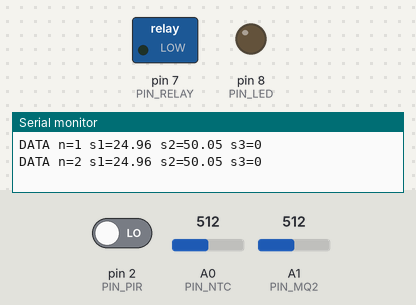
Simulated run of this sketch. Board: Arduino Uno, built with avr-gcc and run on an emulated ATmega328P. Shown: switched loads named in the sketch (green lamp = pin HIGH), output pins drawn as LEDs (lit = HIGH), the last lines printed to the serial monitor. The test bench sets the inputs (shaded band); at power-on: A0 (PIN_NTC) = 512, pin 2 (PIN_PIR) LOW, A1 (PIN_MQ2) = 512.

Above: at 6.8 s.
6.9 s: A0 (PIN_NTC) set to 482
At 9.3 s:
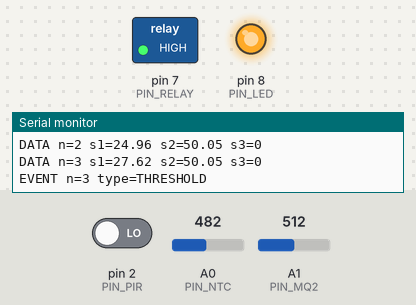
11.4 s: A0 (PIN_NTC) set to 511
At 12.8 s:
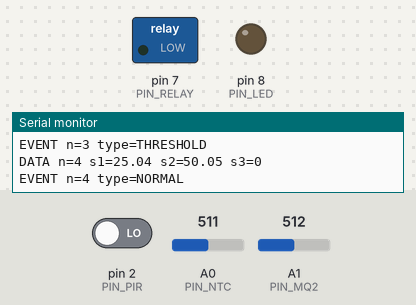
15.9 s: A0 (PIN_NTC) set to 306
At 18.5 s:
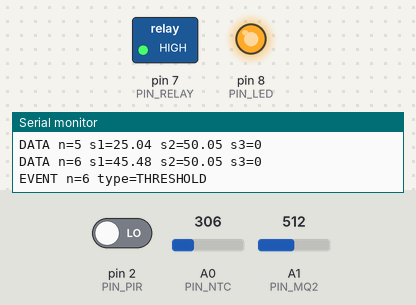
20.4 s: A0 (PIN_NTC) set to 716
At 22.0 s:
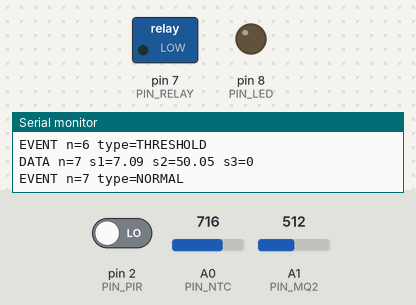
Timing chart, 0 to 23.5 s (numbered marks = the images above; inputs shaded):
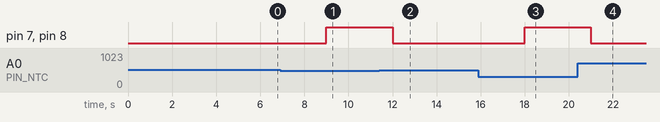

Measured:
- the behaviour switches between 489 and 488 on A0 (PIN_NTC) (found by bisection; images 0 and 1)
- after the input at 6.9 s, pin 7 (PIN_RELAY), pin 8 (PIN_LED): LOW → HIGH after 2.1 s
- after the input at 11.4 s, pin 7 (PIN_RELAY), pin 8 (PIN_LED): HIGH → LOW after 0.60 s
- after the input at 15.9 s, pin 7 (PIN_RELAY), pin 8 (PIN_LED): LOW → HIGH after 2.1 s
- after the input at 20.4 s, pin 7 (PIN_RELAY), pin 8 (PIN_LED): HIGH → LOW after 0.60 s

The sketch:

sketch.ino
```cpp
// Вариант 3: Серверная
// Датчики: NTC (температура 0-60 C) -> A0, MQ2 (дым 0-100 %) -> A1, PIR (присутствие) -> D2
// Исполнительное устройство: реле (вентилятор) -> D7, светодиод зелёный (150 Ом) -> D8
// Период опроса T = 3 с. Порог события: температура > 27 C

const unsigned long T_MS = 3000;     // период опроса, мс
const float BETA = 3950.0;           // коэффициент Beta NTC в Wokwi
const float SMOKE_MIN = 0.0;         // диапазон датчика 2, %
const float SMOKE_MAX = 100.0;
const float TEMP_THRESHOLD = 27.0;   // порог события, C

const uint8_t PIN_NTC   = A0;
const uint8_t PIN_MQ2   = A1;
const uint8_t PIN_PIR   = 2;
const uint8_t PIN_RELAY = 7;
const uint8_t PIN_LED   = 8;

unsigned long lastMs = 0;
unsigned long n = 0;
bool thresholdActive = false;

// Температура NTC из analogRead (формула Beta из документации Wokwi).
// У NTC в Wokwi значение analogRead падает при росте температуры.
float readTemperature() {
  int a = analogRead(PIN_NTC);
  if (a < 1) a = 1;
  if (a > 1022) a = 1022;
  return 1.0 / (log(1.0 / (1023.0 / a - 1.0)) / BETA + 1.0 / 298.15) - 273.15;
}

void setup() {
  Serial.begin(9600);
  pinMode(PIN_PIR, INPUT);
  pinMode(PIN_RELAY, OUTPUT);
  pinMode(PIN_LED, OUTPUT);
  digitalWrite(PIN_RELAY, LOW);
  digitalWrite(PIN_LED, LOW);
}

void loop() {
  unsigned long now = millis();
  if (now - lastMs < T_MS) return;
  lastMs += T_MS;
  n++;

  float s1 = readTemperature();
  // дым: значение = мин + (макс - мин) * analogRead / 1023
  float s2 = SMOKE_MIN + (SMOKE_MAX - SMOKE_MIN) * analogRead(PIN_MQ2) / 1023.0;
  int   s3 = digitalRead(PIN_PIR);

  Serial.print("DATA n=");  Serial.print(n);
  Serial.print(" s1=");     Serial.print(s1, 2);
  Serial.print(" s2=");     Serial.print(s2, 2);
  Serial.print(" s3=");     Serial.println(s3);

  bool over = (s1 > TEMP_THRESHOLD);
  if (over && !thresholdActive) {
    thresholdActive = true;
    digitalWrite(PIN_RELAY, HIGH);
    digitalWrite(PIN_LED, HIGH);
    Serial.print("EVENT n="); Serial.print(n); Serial.println(" type=THRESHOLD");
  } else if (!over && thresholdActive) {
    thresholdActive = false;
    digitalWrite(PIN_RELAY, LOW);
    digitalWrite(PIN_LED, LOW);
    Serial.print("EVENT n="); Serial.print(n); Serial.println(" type=NORMAL");
  }
}
```
